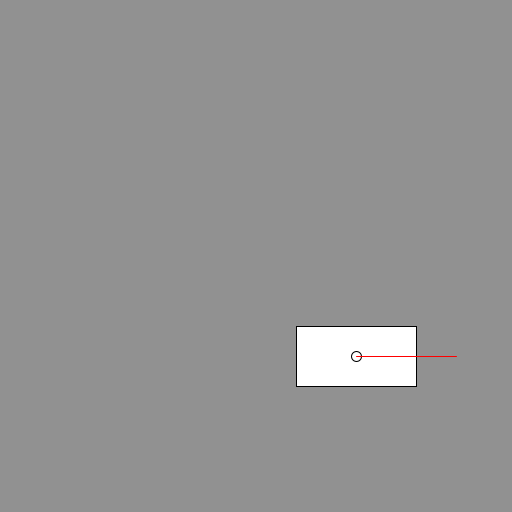
Frame 1 (no input)
Frame 60 (the mouse pressed at the canvas centre just before this capture): identical to frame 1, image omitted
Frame 120 (the mouse held since frame 60 and released just before this capture): identical to frame 1, image omitted

The Processing sketch that drew this single still picture (run headless with seeded random() and noise(); from frame 60 on, the mouse is pressed at the canvas centre):

// Processing sketch: sketch_10_rotacion_local
// ── sketch_10_rotacion_local.pde
Carrito carro;
float delta;
void setup() {
  size (512, 512);
  carro = new Carrito(100, 100);
  delta = 10;
}

void draw() {
  background(145);
  translate(width/2, height/2);
  //carro.RotacionLocal(radians(1));
  carro.Dibujar();
}


void keyPressed() {
  if (key == CODED) {
    textSize(32);
    //  UP, DOWN, LEFT, RIGHT
    if (keyCode == UP) {
      text("UP", 400,400);
      carro.Adelante(5);
    } else if (keyCode == DOWN) {
      text("DOWN", 400,400);
      carro.Atras(5);
    } else if (keyCode == LEFT) {
      text("LEFT", 400,400);
      carro.RotacionLocal(radians(-1));
    } else if (keyCode == RIGHT) {
      text("RIGHT", 400,400);
      carro.RotacionLocal(radians(1));
    } 
  } 
}

// ── Carrito.pde
class Carrito {
  PVector centro;
  PVector ejeX;
  float rotacion;
  float radio;
  ArrayList<PVector> vertices;
  
  Carrito (float x, float y) {
    centro = new PVector(x, y);
    vertices = new ArrayList<PVector>();
    vertices.add(new PVector(60, 30));
    vertices.add(new PVector(-60, 30));
    vertices.add(new PVector(-60, -30));
    vertices.add(new PVector(60, -30));
    rotacion = 0;
    radio = 100;
    ejeX = new PVector(radio * cos (rotacion), radio * sin (rotacion));
  }
  
  void Dibujar () {
    ejeX.set(radio * cos (rotacion), radio * sin (rotacion));
    stroke(0);
    beginShape();
    for (PVector v : vertices) {
      PVector vv = new PVector(v.x, v.y);
      vv.rotate(rotacion);
      PVector traslacion = new PVector(centro.x + vv.x, centro.y + vv.y );
      vertex(traslacion.x, traslacion.y);
    }
    endShape(CLOSE);
    circle(centro.x, centro.y,10);
    stroke(255, 0, 0 );
    line(centro.x, centro.y,centro.x+ ejeX.x , centro.y+ ejeX.y  );
  }
  
  void Trasladar (float dx, float dy) {
    centro.add(new PVector(dx, dy));
  }
  
  void Rotar (float theta) {
    float x = centro.x * cos(theta) + centro.y * sin(theta);
    float y = -centro.x * sin(theta) + centro.y * cos(theta);
    centro.set(x, y);
    
    //centro.x = x;
    //centro.y = y;
  }
  
  void RotarPVector(float angulo) {
    centro.rotate(angulo);
  }
  
  void RotacionLocal(float angulo) {
    rotacion += angulo;
  }
  
  void Adelante(float desplazamiento) {
    centro.add(ejeX.normalize().mult(desplazamiento));
  }
  
  void Atras(float desplazamiento) {
    centro.add(ejeX.normalize().mult(-desplazamiento));
  }
  
}
